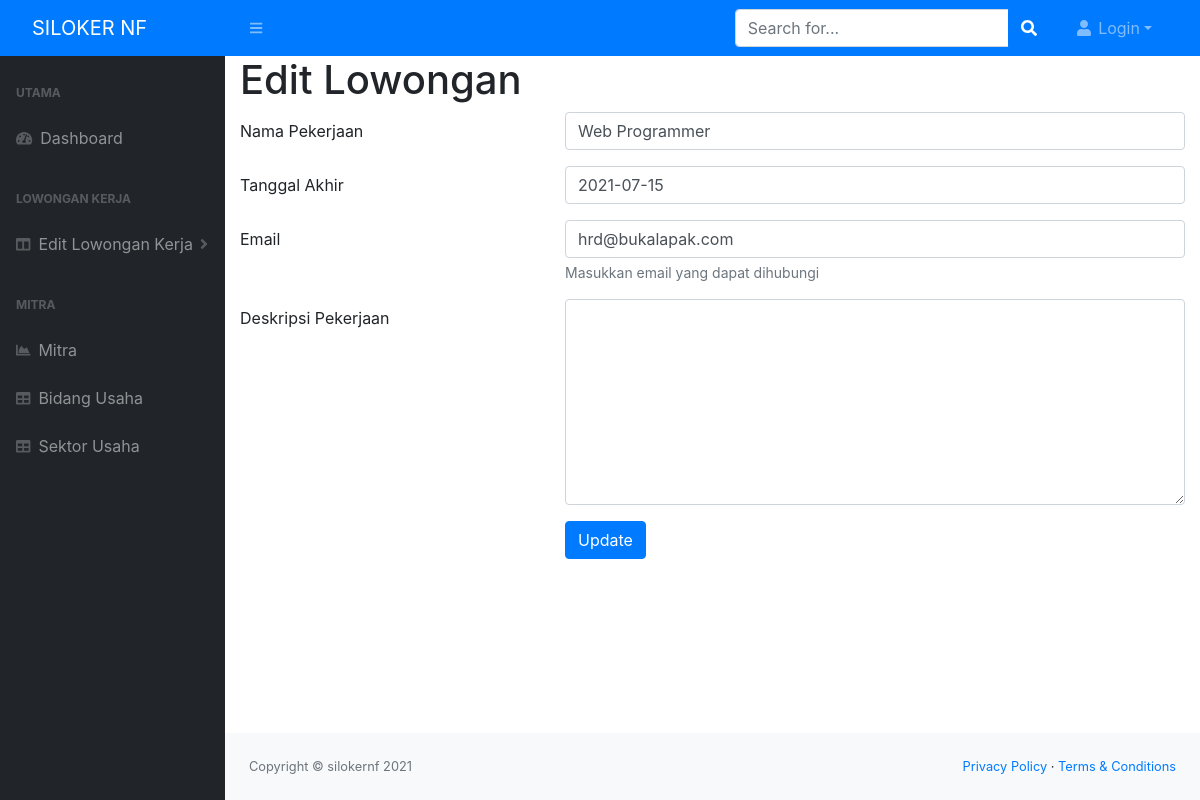
The page /lowongan/edit/1 on the database its author committed.
### tables this page shows
CREATE TABLE `lowongan` (
  `id` int(11) NOT NULL,
  `deskripsi_pekerjaan` text DEFAULT NULL,
  `tanggal_akhir` date DEFAULT NULL,
  `mitra_id` int(11) NOT NULL,
  `email` varchar(45) DEFAULT NULL,
  `deskripsi` text DEFAULT NULL
);

### application/controllers/Lowongan.php (called while the page is built, shortened)
<?php
class Lowongan extends CI_Controller {
    public function edit($id){
		$this->load->model('lowongan_model','lowongan');
		$editLowongan = $this->lowongan->findById($id);
        $data['editLowongan'] = $editLowongan;
		$this->load->view('header');
		$this->load->view('lowongan/edit', $data);
		$this->load->view('footer');
	}
}

### index.php (called while the page is built, shortened)
<?php
require_once BASEPATH.'core/CodeIgniter.php';

### application/models/Lowongan_model.php (called while the page is built, shortened)
<?php
class Lowongan_model extends CI_model{
    public function findById($id){
        $query = $this->db->get_where('lowongan',['id'=>$id]);
        return $query->row();
    }
}

### application/views/lowongan/edit.php (the view, shortened to what this page needs)
<link rel="stylesheet" href="https://stackpath.bootstrapcdn.com/bootstrap/4.1.3/css/bootstrap.min.css">
<link rel="stylesheet" href="https://maxcdn.bootstrapcdn.com/font-awesome/4.7.0/css/font-awesome.min.css">
<h1>Edit Lowongan</h1>
<?php echo form_open('lowongan/save');?>
  <div class="form-group row">
    <label for="deskripsi_pekerjaan" class="col-4 col-form-label">Nama Pekerjaan</label>
    <div class="col-8">
      <input id="deskripsi_pekerjaan" name="deskripsi_pekerjaan" type="text" class="form-control" value="<?=$editLowongan->deskripsi_pekerjaan?>">
    </div>
  </div>
  <div class="form-group row">
    <label for="tanggal_akhir" class="col-4 col-form-label">Tanggal Akhir</label>
    <div class="col-8">
      <input id="tanggal_akhir" name="tanggal_akhir" type="text" class="form-control" value="<?=$editLowongan->tanggal_akhir?>">
    </div>
  </div>
  <div class="form-group row">
    <label for="email" class="col-4 col-form-label">Email</label>
    <div class="col-8">
      <input id="email" name="email" type="text" class="form-control" aria-describedby="text2HelpBlock" value="<?=$editLowongan->email?>">
      <span id="text2HelpBlock" class="form-text text-muted">Masukkan email yang dapat dihubungi</span>
    </div>
  </div>
  <div class="form-group row">
    <label for="deskripsi" class="col-4 col-form-label">Deskripsi Pekerjaan</label>
    <div class="col-8">
      <textarea id="deskripsi" name="deskripsi" cols="40" rows="8" class="form-control" value="<?=$editLowongan->deskripsi?>"></textarea>
    </div>
  </div>
  <div class="form-group row">
    <div class="offset-4 col-8">
      <button name="submit" type="submit" class="btn btn-primary">Update</button>
    </div>
  </div>
  <?php echo form_close();?>

### rows shown on the page
lowongan: deskripsi_pekerjaan "Web Programmer", tanggal_akhir "2021-07-15", email "hrd@bukalapak.com"

### other values the page prints
$username "Login"
